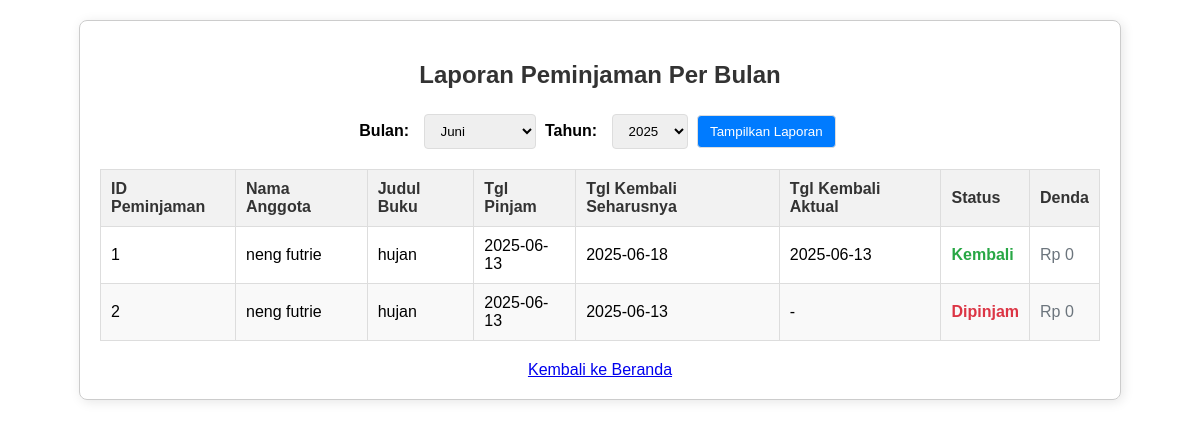
/laporan_peminjaman.php, run on the app's committed database.
### tables this page shows
CREATE TABLE `peminjaman` (
  `id_peminjaman` int(11) NOT NULL,
  `id_anggota` int(11) NOT NULL,
  `id_buku` int(11) NOT NULL,
  `tanggal_pinjam` date NOT NULL,
  `tanggal_kembali_seharusnya` date NOT NULL,
  `tanggal_kembali_aktual` date DEFAULT NULL,
  `denda` decimal(10,2) DEFAULT 0.00,
  `status_peminjaman` enum('Dipinjam','Kembali','Terlambat') NOT NULL DEFAULT 'Dipinjam'
);

CREATE TABLE `anggota` (
  `id_anggota` int(11) NOT NULL,
  `nama_anggota` varchar(255) NOT NULL,
  `alamat` text DEFAULT NULL,
  `nomor_telepon` varchar(20) DEFAULT NULL,
  `email` varchar(255) DEFAULT NULL,
  `tanggal_daftar` date NOT NULL
);

CREATE TABLE `buku` (
  `id_buku` int(11) NOT NULL,
  `judul` varchar(255) NOT NULL,
  `pengarang` varchar(255) DEFAULT NULL,
  `penerbit` varchar(255) DEFAULT NULL,
  `tahun_terbit` int(11) DEFAULT NULL,
  `isbn` varchar(20) DEFAULT NULL,
  `jumlah_tersedia` int(11) NOT NULL DEFAULT 0,
  `total_eksemplar` int(11) NOT NULL DEFAULT 0
);

### laporan_peminjaman.php (the view, shortened to what this page needs)
<!DOCTYPE html>
<html lang="id">
<head>
</head>
<body>
    <div class="container">
        <h2>Laporan Peminjaman Per Bulan</h2>
        <?php
        $selected_bulan = isset($_GET['bulan']) ? (int)$_GET['bulan'] : date('m');
        $selected_tahun = isset($_GET['tahun']) ? (int)$_GET['tahun'] : date('Y');
        ?>
        <div class="filter-form">
            <form action="<?php echo htmlspecialchars($_SERVER["PHP_SELF"]); ?>" method="get">
                <label for="bulan">Bulan:</label>
                <select id="bulan" name="bulan">
                    <?php
                    $bulan_names = [
                        1 => 'Januari', 2 => 'Februari', 3 => 'Maret', 4 => 'April',
                        5 => 'Mei', 6 => 'Juni', 7 => 'Juli', 8 => 'Agustus',
                        9 => 'September', 10 => 'Oktober', 11 => 'November', 12 => 'Desember'
                    ];
                    foreach ($bulan_names as $num => $name) {
                        echo "<option value='{$num}'" . ($selected_bulan == $num ? ' selected' : '') . ">" . $name . "</option>";
                    }
                    ?>
                </select>
                <label for="tahun">Tahun:</label>
                <select id="tahun" name="tahun">
                    <?php
                    $current_year = date('Y');
                    for ($year = $current_year - 5; $year <= $current_year + 1; $year++) {
                        echo "<option value='{$year}'" . ($selected_tahun == $year ? ' selected' : '') . ">" . $year . "</option>";
                    }
                    ?>
                </select>
                <button type="submit">Tampilkan Laporan</button>
            </form>
        </div>
        <?php
        $sql_call_sp = "CALL GET_LAPORAN_PEMINJAMAN($selected_bulan, $selected_tahun)";
        $result = mysqli_query($koneksi, $sql_call_sp);
        if ($result) {
            if (mysqli_num_rows($result) > 0) {
                echo "<table>";
                echo "<thead>";
                echo "<tr>";
                echo "<th>ID Peminjaman</th>";
                echo "<th>Nama Anggota</th>";
                echo "<th>Judul Buku</th>";
                echo "<th>Tgl Pinjam</th>";
                echo "<th>Tgl Kembali Seharusnya</th>";
                echo "<th>Tgl Kembali Aktual</th>";
                echo "<th>Status</th>";
                echo "<th>Denda</th>";
                echo "</tr>";
                echo "</thead>";
                echo "<tbody>";
                while ($row = mysqli_fetch_assoc($result)) {
                    echo "<tr>";
                    echo "<td>" . htmlspecialchars($row['id_peminjaman']) . "</td>";
                    echo "<td>" . htmlspecialchars($row['nama_anggota']) . "</td>";
                    echo "<td>" . htmlspecialchars($row['judul']) . "</td>";
                    echo "<td>" . htmlspecialchars($row['tanggal_pinjam']) . "</td>";
                    echo "<td>" . htmlspecialchars($row['tanggal_kembali_seharusnya']) . "</td>";
                    echo "<td>" . (empty($row['tanggal_kembali_aktual']) ? '-' : htmlspecialchars($row['tanggal_kembali_aktual'])) . "</td>";
                    echo "<td>";
                    if ($row['status_peminjaman'] == 'Dipinjam') {
                        echo "<span class='status-dipinjam'>" . htmlspecialchars($row['status_peminjaman']) . "</span>";
                    } else {
                        echo "<span class='status-dikembalikan'>" . htmlspecialchars($row['status_peminjaman']) . "</span>";
                    }
                    echo "</td>";
                    echo "<td>";
                    if ($row['denda'] > 0) {
                        echo "<span class='denda-ada'>Rp " . number_format($row['denda'], 0, ',', '.') . "</span>";
                    } else {
                        echo "<span class='denda-nol'>Rp 0</span>";
                    }
                    echo "</td>";
                    echo "</tr>";
                }
                echo "</tbody>";
                echo "</table>";
            } else {
                echo "<p class='no-data'>Tidak ada data peminjaman untuk bulan " . $bulan_names[$selected_bulan] . " tahun " . $selected_tahun . ".</p>";
            }
        } else {
            echo "<div class='message error'>Error saat memanggil stored procedure: " . mysqli_error($koneksi) . "</div>";
        }
        ?>
        <a href="index.php" class="back-link">Kembali ke Beranda</a>
    </div>
</body>
</html>

### laporan_peminjaman.php (style rules this page uses)
body { font-family: Arial, sans-serif; margin: 20px; }
.container { max-width: 1000px; margin: 0 auto; padding: 20px; border: 1px solid #ccc; border-radius: 8px; box-shadow: 2px 2px 12px rgba(0,0,0,0.1); }
h2 { text-align: center; color: #333; margin-bottom: 25px; }
.filter-form { margin-bottom: 20px; text-align: center; }
.filter-form label { margin-right: 10px; font-weight: bold; }
.filter-form select, .filter-form button { padding: 8px 12px; border: 1px solid #ddd; border-radius: 4px; margin-right: 5px; }
.filter-form button { background-color: #007bff; color: white; cursor: pointer; }
table { width: 100%; border-collapse: collapse; margin-top: 20px; }
table, th, td { border: 1px solid #ddd; padding: 10px; text-align: left; }
th { background-color: #f2f2f2; color: #333; }
tr:nth-child(even) { background-color: #f9f9f9; }
.status-dipinjam { color: #dc3545; font-weight: bold; }
.status-dikembalikan { color: #28a745; font-weight: bold; }
.denda-nol { color: #6c757d; }
.back-link { display: block; text-align: center; margin-top: 20px; }

### data on the page
peminjaman: id_peminjaman "1", id_anggota.nama_anggota "neng futrie", id_buku.judul "hujan", tanggal_pinjam "2025-06-13", tanggal_kembali_seharusnya "2025-06-18", tanggal_kembali_aktual "2025-06-13", status_peminjaman "Kembali", denda "Rp 0"
peminjaman: id_peminjaman "2", id_anggota.nama_anggota "neng futrie", id_buku.judul "hujan", tanggal_pinjam "2025-06-13", tanggal_kembali_seharusnya "2025-06-13", status_peminjaman "Dipinjam", denda "Rp 0"

### other printed values
form field bulan "Juni"
form field tahun "2025"
